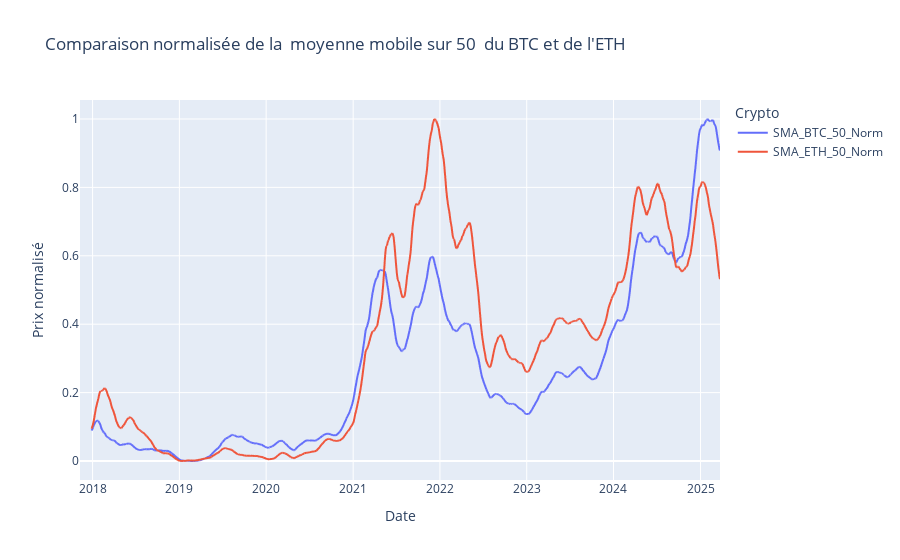

Notebook code for this chart:
### Code cell
scaler = MinMaxScaler()
data[["SMA_BTC_50_Norm", "SMA_ETH_50_Norm"]] = scaler.fit_transform(data[["SMA_BTC_50", "SMA_ETH_50"]])

# Visualisation avec Plotly
fig_norm_50 = px.line(data, x=data.index, y=["SMA_BTC_50_Norm", "SMA_ETH_50_Norm"],
              labels={"value": "Prix normalisé", "variable": "Crypto"},
              title="Comparaison normalisée de la  moyenne mobile sur 50  du BTC et de l'ETH")

# Affichage du graphique
fig_norm_50.show()

### Figure 1 — Plotly figure (JSON) as saved in the notebook; plotly's stock layout.template omitted (floating-point values rounded to 4 significant figures; data arrays with more than 128 entries replaced by an {"elided": "..."} marker saying what was removed)
{"data": [{"hovertemplate": "Crypto=SMA_BTC_50_Norm<br>Date=%{x}<br>Prix normalisé=%{y}<extra></extra>", "legendgroup": "SMA_BTC_50_Norm", "line": {"color": "#636efa", "dash": "solid"}, "marker": {"symbol": "circle"}, "mode": "lines", "name": "SMA_BTC_50_Norm", "showlegend": true, "type": "scattergl", "x": {"elided": "2692 str values"}, "xaxis": "x", "y": {"elided": "2692 float values"}, "yaxis": "y"}, {"hovertemplate": "Crypto=SMA_ETH_50_Norm<br>Date=%{x}<br>Prix normalisé=%{y}<extra></extra>", "legendgroup": "SMA_ETH_50_Norm", "line": {"color": "#EF553B", "dash": "solid"}, "marker": {"symbol": "circle"}, "mode": "lines", "name": "SMA_ETH_50_Norm", "showlegend": true, "type": "scattergl", "x": {"elided": "2692 str values"}, "xaxis": "x", "y": {"elided": "2692 float values"}, "yaxis": "y"}], "layout": {"legend": {"title": {"text": "Crypto"}, "tracegroupgap": 0}, "title": {"text": "Comparaison normalisée de la  moyenne mobile sur 50  du BTC et de l'ETH"}, "xaxis": {"anchor": "y", "domain": [0, 1], "title": {"text": "Date"}}, "yaxis": {"anchor": "x", "domain": [0, 1], "title": {"text": "Prix normalisé"}}}}
